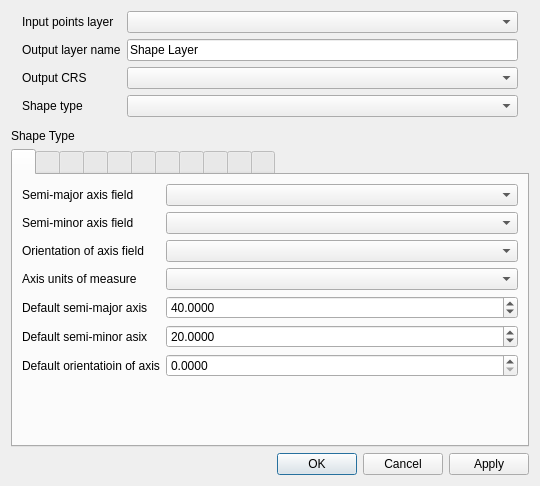
<?xml version="1.0" encoding="UTF-8"?>
<ui version="4.0">
 <class>Dialog</class>
 <widget class="QDialog" name="Dialog">
  <property name="geometry">
   <rect>
    <x>0</x>
    <y>0</y>
    <width>540</width>
    <height>484</height>
   </rect>
  </property>
  <property name="windowTitle">
   <string>Create Shapes</string>
  </property>
  <layout class="QVBoxLayout" name="verticalLayout">
   <item>
    <layout class="QFormLayout" name="formLayout">
     <property name="fieldGrowthPolicy">
      <enum>QFormLayout::AllNonFixedFieldsGrow</enum>
     </property>
     <property name="leftMargin">
      <number>11</number>
     </property>
     <property name="rightMargin">
      <number>11</number>
     </property>
     <item row="0" column="0">
      <widget class="QLabel" name="label">
       <property name="text">
        <string>Input points layer</string>
       </property>
      </widget>
     </item>
     <item row="0" column="1">
      <widget class="QgsMapLayerComboBox" name="mMapLayerComboBox"/>
     </item>
     <item row="1" column="0">
      <widget class="QLabel" name="label_3">
       <property name="text">
        <string>Output layer name</string>
       </property>
      </widget>
     </item>
     <item row="1" column="1">
      <widget class="QLineEdit" name="layerNameLineEdit">
       <property name="text">
        <string>Shape Layer</string>
       </property>
      </widget>
     </item>
     <item row="2" column="0">
      <widget class="QLabel" name="label_54">
       <property name="text">
        <string>Output CRS</string>
       </property>
      </widget>
     </item>
     <item row="2" column="1">
      <widget class="QComboBox" name="outputCRSComboBox"/>
     </item>
     <item row="3" column="0">
      <widget class="QLabel" name="label_59">
       <property name="text">
        <string>Shape type</string>
       </property>
      </widget>
     </item>
     <item row="3" column="1">
      <widget class="QComboBox" name="shapeTypeComboBox"/>
     </item>
    </layout>
   </item>
   <item>
    <spacer name="verticalSpacer_2">
     <property name="orientation">
      <enum>Qt::Vertical</enum>
     </property>
     <property name="sizeType">
      <enum>QSizePolicy::Fixed</enum>
     </property>
     <property name="sizeHint" stdset="0">
      <size>
       <width>20</width>
       <height>6</height>
      </size>
     </property>
    </spacer>
   </item>
   <item>
    <widget class="QLabel" name="label_2">
     <property name="text">
      <string>Shape Type</string>
     </property>
    </widget>
   </item>
   <item>
    <widget class="QTabWidget" name="tabWidget">
     <property name="currentIndex">
      <number>0</number>
     </property>
     <widget class="QWidget" name="ellipse">
      <attribute name="title">
       <string/>
      </attribute>
      <attribute name="toolTip">
       <string>Ellipse</string>
      </attribute>
      <layout class="QVBoxLayout" name="verticalLayout_4">
       <item>
        <layout class="QFormLayout" name="formLayout_4">
         <item row="0" column="0">
          <widget class="QLabel" name="label_7">
           <property name="text">
            <string>Semi-major axis field</string>
           </property>
          </widget>
         </item>
         <item row="1" column="0">
          <widget class="QLabel" name="label_8">
           <property name="text">
            <string>Semi-minor axis field</string>
           </property>
          </widget>
         </item>
         <item row="2" column="0">
          <widget class="QLabel" name="label_9">
           <property name="text">
            <string>Orientation of axis field</string>
           </property>
          </widget>
         </item>
         <item row="3" column="0">
          <widget class="QLabel" name="label_10">
           <property name="text">
            <string>Axis units of measure</string>
           </property>
          </widget>
         </item>
         <item row="3" column="1">
          <widget class="QComboBox" name="unitOfAxisComboBox">
           <property name="sizePolicy">
            <sizepolicy hsizetype="Expanding" vsizetype="Fixed">
             <horstretch>0</horstretch>
             <verstretch>0</verstretch>
            </sizepolicy>
           </property>
          </widget>
         </item>
         <item row="0" column="1">
          <widget class="QComboBox" name="semiMajorComboBox">
           <property name="sizePolicy">
            <sizepolicy hsizetype="Expanding" vsizetype="Fixed">
             <horstretch>0</horstretch>
             <verstretch>0</verstretch>
            </sizepolicy>
           </property>
          </widget>
         </item>
         <item row="1" column="1">
          <widget class="QComboBox" name="semiMinorComboBox">
           <property name="sizePolicy">
            <sizepolicy hsizetype="Expanding" vsizetype="Fixed">
             <horstretch>0</horstretch>
             <verstretch>0</verstretch>
            </sizepolicy>
           </property>
          </widget>
         </item>
         <item row="2" column="1">
          <widget class="QComboBox" name="orientationComboBox">
           <property name="sizePolicy">
            <sizepolicy hsizetype="Expanding" vsizetype="Fixed">
             <horstretch>0</horstretch>
             <verstretch>0</verstretch>
            </sizepolicy>
           </property>
          </widget>
         </item>
         <item row="4" column="0">
          <widget class="QLabel" name="label_24">
           <property name="text">
            <string>Default semi-major axis</string>
           </property>
          </widget>
         </item>
         <item row="5" column="0">
          <widget class="QLabel" name="label_25">
           <property name="text">
            <string>Default semi-minor asix</string>
           </property>
          </widget>
         </item>
         <item row="6" column="0">
          <widget class="QLabel" name="label_26">
           <property name="text">
            <string>Default orientatioin of axis</string>
           </property>
          </widget>
         </item>
         <item row="6" column="1">
          <widget class="QDoubleSpinBox" name="defOrientationSpinBox">
           <property name="decimals">
            <number>4</number>
           </property>
           <property name="maximum">
            <double>360.000000000000000</double>
           </property>
          </widget>
         </item>
         <item row="4" column="1">
          <widget class="QDoubleSpinBox" name="defSemiMajorSpinBox">
           <property name="decimals">
            <number>4</number>
           </property>
           <property name="maximum">
            <double>1000000000.000000000000000</double>
           </property>
           <property name="value">
            <double>40.000000000000000</double>
           </property>
          </widget>
         </item>
         <item row="5" column="1">
          <widget class="QDoubleSpinBox" name="defSemiMinorSpinBox">
           <property name="decimals">
            <number>4</number>
           </property>
           <property name="maximum">
            <double>1000000000.000000000000000</double>
           </property>
           <property name="value">
            <double>20.000000000000000</double>
           </property>
          </widget>
         </item>
        </layout>
       </item>
      </layout>
     </widget>
     <widget class="QWidget" name="lob">
      <attribute name="title">
       <string/>
      </attribute>
      <attribute name="toolTip">
       <string>Line of Bearing</string>
      </attribute>
      <layout class="QVBoxLayout" name="verticalLayout_5">
       <item>
        <layout class="QFormLayout" name="formLayout_2">
         <item row="0" column="0">
          <widget class="QLabel" name="label_12">
           <property name="text">
            <string>Azimuth/Bearing field</string>
           </property>
          </widget>
         </item>
         <item row="1" column="0">
          <widget class="QLabel" name="label_13">
           <property name="text">
            <string>Distance field</string>
           </property>
          </widget>
         </item>
         <item row="2" column="0">
          <widget class="QLabel" name="label_14">
           <property name="text">
            <string>Units of distance</string>
           </property>
          </widget>
         </item>
         <item row="4" column="0">
          <widget class="QLabel" name="label_15">
           <property name="text">
            <string>Default distance</string>
           </property>
          </widget>
         </item>
         <item row="0" column="1">
          <widget class="QComboBox" name="bearingComboBox"/>
         </item>
         <item row="1" column="1">
          <widget class="QComboBox" name="distanceComboBox"/>
         </item>
         <item row="2" column="1">
          <widget class="QComboBox" name="unitOfDistanceComboBox"/>
         </item>
         <item row="3" column="0">
          <widget class="QLabel" name="label_27">
           <property name="text">
            <string>Default azimuth/bearing</string>
           </property>
          </widget>
         </item>
         <item row="3" column="1">
          <widget class="QDoubleSpinBox" name="defaultBearingSpinBox">
           <property name="decimals">
            <number>4</number>
           </property>
           <property name="minimum">
            <double>-360.000000000000000</double>
           </property>
           <property name="maximum">
            <double>360.000000000000000</double>
           </property>
          </widget>
         </item>
         <item row="4" column="1">
          <widget class="QDoubleSpinBox" name="defaultDistanceSpinBox">
           <property name="decimals">
            <number>4</number>
           </property>
           <property name="maximum">
            <double>999999999.000000000000000</double>
           </property>
           <property name="value">
            <double>1000.000000000000000</double>
           </property>
          </widget>
         </item>
        </layout>
       </item>
      </layout>
     </widget>
     <widget class="QWidget" name="pie">
      <attribute name="title">
       <string/>
      </attribute>
      <attribute name="toolTip">
       <string>Pie Wedge</string>
      </attribute>
      <layout class="QFormLayout" name="formLayout_11">
       <item row="1" column="0">
        <widget class="QLabel" name="pieAngleField1Label">
         <property name="text">
          <string>Starting azimuth field</string>
         </property>
        </widget>
       </item>
       <item row="1" column="1">
        <widget class="QComboBox" name="pieBearingStartComboBox"/>
       </item>
       <item row="2" column="0">
        <widget class="QLabel" name="pieAngleField2Label">
         <property name="text">
          <string>Ending azimuth field</string>
         </property>
        </widget>
       </item>
       <item row="2" column="1">
        <widget class="QComboBox" name="pieBearingEndComboBox"/>
       </item>
       <item row="3" column="0">
        <widget class="QLabel" name="label_49">
         <property name="text">
          <string>Radius field</string>
         </property>
        </widget>
       </item>
       <item row="3" column="1">
        <widget class="QComboBox" name="pieDistanceComboBox"/>
       </item>
       <item row="4" column="0">
        <widget class="QLabel" name="label_50">
         <property name="text">
          <string>Radius units</string>
         </property>
        </widget>
       </item>
       <item row="4" column="1">
        <widget class="QComboBox" name="pieUnitOfDistanceComboBox"/>
       </item>
       <item row="5" column="0">
        <widget class="QLabel" name="pieDefaultAngle1Label">
         <property name="text">
          <string>Default starting azimuth</string>
         </property>
        </widget>
       </item>
       <item row="5" column="1">
        <widget class="QDoubleSpinBox" name="pieBearingStartSpinBox">
         <property name="minimum">
          <double>-360.000000000000000</double>
         </property>
         <property name="maximum">
          <double>360.000000000000000</double>
         </property>
         <property name="value">
          <double>-20.000000000000000</double>
         </property>
        </widget>
       </item>
       <item row="6" column="0">
        <widget class="QLabel" name="pieDefaultAngle2Label">
         <property name="text">
          <string>Default ending azimuth</string>
         </property>
        </widget>
       </item>
       <item row="6" column="1">
        <widget class="QDoubleSpinBox" name="pieBearingEndSpinBox">
         <property name="decimals">
          <number>4</number>
         </property>
         <property name="minimum">
          <double>-360.000000000000000</double>
         </property>
         <property name="maximum">
          <double>360.000000000000000</double>
         </property>
         <property name="value">
          <double>20.000000000000000</double>
         </property>
        </widget>
       </item>
       <item row="7" column="0">
        <widget class="QLabel" name="label_53">
         <property name="text">
          <string>Default radius</string>
         </property>
        </widget>
       </item>
       <item row="7" column="1">
        <widget class="QDoubleSpinBox" name="pieDefaultDistanceSpinBox">
         <property name="decimals">
          <number>4</number>
         </property>
         <property name="maximum">
          <double>1000000000.000000000000000</double>
         </property>
         <property name="value">
          <double>20.000000000000000</double>
         </property>
        </widget>
       </item>
       <item row="8" column="0">
        <widget class="QLabel" name="label_55">
         <property name="text">
          <string>Circle drawing segments</string>
         </property>
        </widget>
       </item>
       <item row="0" column="0">
        <widget class="QLabel" name="label_56">
         <property name="text">
          <string>Azimuth mode</string>
         </property>
        </widget>
       </item>
       <item row="0" column="1">
        <widget class="QComboBox" name="pieAzimuthModeComboBox"/>
       </item>
       <item row="8" column="1">
        <widget class="QSpinBox" name="pieDrawingSegmentsSpinBox">
         <property name="minimum">
          <number>6</number>
         </property>
         <property name="maximum">
          <number>10000</number>
         </property>
         <property name="value">
          <number>36</number>
         </property>
        </widget>
       </item>
      </layout>
     </widget>
     <widget class="QWidget" name="donut">
      <attribute name="title">
       <string/>
      </attribute>
      <attribute name="toolTip">
       <string>Donut</string>
      </attribute>
      <layout class="QFormLayout" name="formLayout_12">
       <property name="fieldGrowthPolicy">
        <enum>QFormLayout::AllNonFixedFieldsGrow</enum>
       </property>
       <item row="0" column="0">
        <widget class="QLabel" name="label_47">
         <property name="text">
          <string>Outer radius field</string>
         </property>
        </widget>
       </item>
       <item row="0" column="1">
        <widget class="QComboBox" name="donutOuterRadiusComboBox"/>
       </item>
       <item row="1" column="0">
        <widget class="QLabel" name="label_48">
         <property name="text">
          <string>Inner radius field</string>
         </property>
        </widget>
       </item>
       <item row="1" column="1">
        <widget class="QComboBox" name="donutInnerRadiusComboBox"/>
       </item>
       <item row="2" column="0">
        <widget class="QLabel" name="label_51">
         <property name="text">
          <string>Default outer radius</string>
         </property>
        </widget>
       </item>
       <item row="2" column="1">
        <widget class="QDoubleSpinBox" name="donutOuterRadiusSpinBox">
         <property name="decimals">
          <number>4</number>
         </property>
         <property name="maximum">
          <double>1000000000.000000000000000</double>
         </property>
         <property name="value">
          <double>20.000000000000000</double>
         </property>
        </widget>
       </item>
       <item row="3" column="0">
        <widget class="QLabel" name="label_52">
         <property name="text">
          <string>Default inner radius</string>
         </property>
        </widget>
       </item>
       <item row="3" column="1">
        <widget class="QDoubleSpinBox" name="donutInnerRadiusSpinBox">
         <property name="decimals">
          <number>4</number>
         </property>
         <property name="maximum">
          <double>1000000000.000000000000000</double>
         </property>
         <property name="value">
          <double>10.000000000000000</double>
         </property>
        </widget>
       </item>
       <item row="4" column="0">
        <widget class="QLabel" name="label_57">
         <property name="text">
          <string>Radius units</string>
         </property>
        </widget>
       </item>
       <item row="4" column="1">
        <widget class="QComboBox" name="unitsDonutComboBox"/>
       </item>
       <item row="5" column="0">
        <widget class="QLabel" name="label_58">
         <property name="text">
          <string>Drawing segments</string>
         </property>
        </widget>
       </item>
       <item row="5" column="1">
        <widget class="QSpinBox" name="donutDrawingSegmentsSpinBox">
         <property name="minimum">
          <number>4</number>
         </property>
         <property name="maximum">
          <number>10000</number>
         </property>
         <property name="value">
          <number>36</number>
         </property>
        </widget>
       </item>
      </layout>
     </widget>
     <widget class="QWidget" name="polygon">
      <attribute name="title">
       <string/>
      </attribute>
      <attribute name="toolTip">
       <string>Polygon</string>
      </attribute>
      <layout class="QVBoxLayout" name="verticalLayout_2">
       <item>
        <layout class="QFormLayout" name="formLayout_3">
         <item row="0" column="0">
          <widget class="QLabel" name="label_4">
           <property name="text">
            <string>Number of sides field</string>
           </property>
          </widget>
         </item>
         <item row="0" column="1">
          <widget class="QComboBox" name="sidesPolyComboBox">
           <property name="sizePolicy">
            <sizepolicy hsizetype="Expanding" vsizetype="Fixed">
             <horstretch>0</horstretch>
             <verstretch>0</verstretch>
            </sizepolicy>
           </property>
          </widget>
         </item>
         <item row="2" column="0">
          <widget class="QLabel" name="label_5">
           <property name="text">
            <string>Outer radius field</string>
           </property>
          </widget>
         </item>
         <item row="3" column="0">
          <widget class="QLabel" name="label_6">
           <property name="text">
            <string>Default number of sides</string>
           </property>
          </widget>
         </item>
         <item row="2" column="1">
          <widget class="QComboBox" name="distPolyComboBox"/>
         </item>
         <item row="3" column="1">
          <widget class="QSpinBox" name="sidesPolySpinBox">
           <property name="minimum">
            <number>3</number>
           </property>
           <property name="maximum">
            <number>25</number>
           </property>
           <property name="value">
            <number>3</number>
           </property>
          </widget>
         </item>
         <item row="4" column="0">
          <widget class="QLabel" name="label_17">
           <property name="text">
            <string>Default starting angle</string>
           </property>
          </widget>
         </item>
         <item row="4" column="1">
          <widget class="QDoubleSpinBox" name="anglePolySpinBox">
           <property name="decimals">
            <number>4</number>
           </property>
           <property name="maximum">
            <double>360.000000000000000</double>
           </property>
          </widget>
         </item>
         <item row="5" column="1">
          <widget class="QLineEdit" name="distPolyLineEdit">
           <property name="text">
            <string>40</string>
           </property>
          </widget>
         </item>
         <item row="5" column="0">
          <widget class="QLabel" name="label_11">
           <property name="text">
            <string>Default outer radius</string>
           </property>
          </widget>
         </item>
         <item row="6" column="0">
          <widget class="QLabel" name="label_18">
           <property name="text">
            <string>Distance units of measure</string>
           </property>
          </widget>
         </item>
         <item row="6" column="1">
          <widget class="QComboBox" name="distUnitsPolyComboBox"/>
         </item>
         <item row="1" column="0">
          <widget class="QLabel" name="label_16">
           <property name="text">
            <string>Starting angle field</string>
           </property>
          </widget>
         </item>
         <item row="1" column="1">
          <widget class="QComboBox" name="anglePolyComboBox"/>
         </item>
        </layout>
       </item>
      </layout>
     </widget>
     <widget class="QWidget" name="star">
      <attribute name="title">
       <string/>
      </attribute>
      <attribute name="toolTip">
       <string>Star</string>
      </attribute>
      <layout class="QVBoxLayout" name="verticalLayout_3">
       <item>
        <layout class="QFormLayout" name="formLayout_5">
         <item row="0" column="0">
          <widget class="QLabel" name="label_19">
           <property name="text">
            <string>Number of star points</string>
           </property>
          </widget>
         </item>
         <item row="0" column="1">
          <widget class="QSpinBox" name="starPointsSpinBox">
           <property name="minimum">
            <number>3</number>
           </property>
           <property name="maximum">
            <number>50</number>
           </property>
           <property name="value">
            <number>5</number>
           </property>
          </widget>
         </item>
         <item row="2" column="0">
          <widget class="QLabel" name="label_20">
           <property name="text">
            <string>Inner radius</string>
           </property>
          </widget>
         </item>
         <item row="3" column="0">
          <widget class="QLabel" name="label_21">
           <property name="text">
            <string>Outer radius</string>
           </property>
          </widget>
         </item>
         <item row="4" column="0">
          <widget class="QLabel" name="label_22">
           <property name="text">
            <string>Radius units of measure</string>
           </property>
          </widget>
         </item>
         <item row="4" column="1">
          <widget class="QComboBox" name="unitsStarComboBox"/>
         </item>
         <item row="2" column="1">
          <widget class="QDoubleSpinBox" name="innerStarRadiusSpinBox">
           <property name="decimals">
            <number>6</number>
           </property>
           <property name="minimum">
            <double>-1000000000.000000000000000</double>
           </property>
           <property name="maximum">
            <double>1000000000.000000000000000</double>
           </property>
           <property name="value">
            <double>10.000000000000000</double>
           </property>
          </widget>
         </item>
         <item row="3" column="1">
          <widget class="QDoubleSpinBox" name="outerStarRadiusSpinBox">
           <property name="decimals">
            <number>6</number>
           </property>
           <property name="minimum">
            <double>-1000000000.000000000000000</double>
           </property>
           <property name="maximum">
            <double>1000000000.000000000000000</double>
           </property>
           <property name="value">
            <double>40.000000000000000</double>
           </property>
          </widget>
         </item>
         <item row="1" column="0">
          <widget class="QLabel" name="label_23">
           <property name="text">
            <string>Starting angle</string>
           </property>
          </widget>
         </item>
         <item row="1" column="1">
          <widget class="QDoubleSpinBox" name="starStartAngleSpinBox">
           <property name="decimals">
            <number>4</number>
           </property>
           <property name="maximum">
            <double>360.000000000000000</double>
           </property>
          </widget>
         </item>
        </layout>
       </item>
      </layout>
     </widget>
     <widget class="QWidget" name="rose">
      <attribute name="title">
       <string/>
      </attribute>
      <attribute name="toolTip">
       <string>Ellipse Rose</string>
      </attribute>
      <layout class="QFormLayout" name="formLayout_6">
       <item row="0" column="0">
        <widget class="QLabel" name="label_28">
         <property name="text">
          <string>Number of petals</string>
         </property>
        </widget>
       </item>
       <item row="0" column="1">
        <widget class="QSpinBox" name="rosePetalSpinBox">
         <property name="minimum">
          <number>1</number>
         </property>
         <property name="maximum">
          <number>100</number>
         </property>
         <property name="singleStep">
          <number>1</number>
         </property>
         <property name="value">
          <number>8</number>
         </property>
        </widget>
       </item>
       <item row="2" column="0">
        <widget class="QLabel" name="label_29">
         <property name="text">
          <string>Outer radius</string>
         </property>
        </widget>
       </item>
       <item row="2" column="1">
        <widget class="QDoubleSpinBox" name="roseRadiusSpinBox">
         <property name="decimals">
          <number>4</number>
         </property>
         <property name="minimum">
          <double>0.000000000000000</double>
         </property>
         <property name="maximum">
          <double>1000000000.000000000000000</double>
         </property>
         <property name="value">
          <double>40.000000000000000</double>
         </property>
        </widget>
       </item>
       <item row="3" column="0">
        <widget class="QLabel" name="label_30">
         <property name="text">
          <string>Radius units of measure</string>
         </property>
        </widget>
       </item>
       <item row="3" column="1">
        <widget class="QComboBox" name="unitsRoseComboBox"/>
       </item>
       <item row="1" column="0">
        <widget class="QLabel" name="label_31">
         <property name="text">
          <string>Starting angle</string>
         </property>
        </widget>
       </item>
       <item row="1" column="1">
        <widget class="QDoubleSpinBox" name="roseAngleSpinBox">
         <property name="decimals">
          <number>4</number>
         </property>
         <property name="minimum">
          <double>-360.000000000000000</double>
         </property>
         <property name="maximum">
          <double>360.000000000000000</double>
         </property>
        </widget>
       </item>
      </layout>
     </widget>
     <widget class="QWidget" name="hypocycloid">
      <attribute name="title">
       <string/>
      </attribute>
      <attribute name="toolTip">
       <string>Hypocycloid</string>
      </attribute>
      <layout class="QFormLayout" name="formLayout_7">
       <item row="0" column="0">
        <widget class="QLabel" name="label_32">
         <property name="text">
          <string>Number of cusps</string>
         </property>
        </widget>
       </item>
       <item row="0" column="1">
        <widget class="QSpinBox" name="cyclodeCuspsSpinBox">
         <property name="minimum">
          <number>3</number>
         </property>
         <property name="maximum">
          <number>25</number>
         </property>
         <property name="value">
          <number>4</number>
         </property>
        </widget>
       </item>
       <item row="2" column="0">
        <widget class="QLabel" name="label_33">
         <property name="text">
          <string>Outer radius</string>
         </property>
        </widget>
       </item>
       <item row="2" column="1">
        <widget class="QDoubleSpinBox" name="cyclodeRadiusSpinBox">
         <property name="decimals">
          <number>4</number>
         </property>
         <property name="maximum">
          <double>1000000000.000000000000000</double>
         </property>
         <property name="value">
          <double>40.000000000000000</double>
         </property>
        </widget>
       </item>
       <item row="3" column="0">
        <widget class="QLabel" name="label_34">
         <property name="text">
          <string>Radius units of measure</string>
         </property>
        </widget>
       </item>
       <item row="3" column="1">
        <widget class="QComboBox" name="unitsCyclodeComboBox"/>
       </item>
       <item row="1" column="0">
        <widget class="QLabel" name="label_40">
         <property name="text">
          <string>Starting angle</string>
         </property>
        </widget>
       </item>
       <item row="1" column="1">
        <widget class="QDoubleSpinBox" name="cyclodeAngleSpinBox">
         <property name="decimals">
          <number>4</number>
         </property>
         <property name="minimum">
          <double>-360.000000000000000</double>
         </property>
         <property name="maximum">
          <double>360.000000000000000</double>
         </property>
        </widget>
       </item>
      </layout>
     </widget>
     <widget class="QWidget" name="foil">
      <attribute name="title">
       <string/>
      </attribute>
      <attribute name="toolTip">
       <string>Polyfoil</string>
      </attribute>
      <layout class="QFormLayout" name="formLayout_8">
       <item row="0" column="0">
        <widget class="QLabel" name="label_35">
         <property name="text">
          <string>Number of lobes</string>
         </property>
        </widget>
       </item>
       <item row="0" column="1">
        <widget class="QSpinBox" name="foilLobesSpinBox">
         <property name="minimum">
          <number>3</number>
         </property>
         <property name="maximum">
          <number>25</number>
         </property>
         <property name="singleStep">
          <number>1</number>
         </property>
         <property name="value">
          <number>5</number>
         </property>
        </widget>
       </item>
       <item row="2" column="0">
        <widget class="QLabel" name="label_36">
         <property name="text">
          <string>Outer radius</string>
         </property>
        </widget>
       </item>
       <item row="2" column="1">
        <widget class="QDoubleSpinBox" name="foilRadiusSpinBox">
         <property name="decimals">
          <number>4</number>
         </property>
         <property name="maximum">
          <double>1000000000.000000000000000</double>
         </property>
         <property name="value">
          <double>40.000000000000000</double>
         </property>
        </widget>
       </item>
       <item row="3" column="0">
        <widget class="QLabel" name="label_37">
         <property name="text">
          <string>Radius units of measure</string>
         </property>
        </widget>
       </item>
       <item row="3" column="1">
        <widget class="QComboBox" name="unitsFoilComboBox"/>
       </item>
       <item row="1" column="0">
        <widget class="QLabel" name="label_41">
         <property name="text">
          <string>Starting angle</string>
         </property>
        </widget>
       </item>
       <item row="1" column="1">
        <widget class="QDoubleSpinBox" name="foilAngleSpinBox">
         <property name="decimals">
          <number>4</number>
         </property>
         <property name="minimum">
          <double>-360.000000000000000</double>
         </property>
         <property name="maximum">
          <double>360.000000000000000</double>
         </property>
        </widget>
       </item>
      </layout>
     </widget>
     <widget class="QWidget" name="epicycloid">
      <attribute name="title">
       <string/>
      </attribute>
      <attribute name="toolTip">
       <string>Epicycloid</string>
      </attribute>
      <layout class="QFormLayout" name="formLayout_10">
       <item row="0" column="0">
        <widget class="QLabel" name="label_43">
         <property name="text">
          <string>Number of lobes</string>
         </property>
        </widget>
       </item>
       <item row="0" column="1">
        <widget class="QSpinBox" name="epicyclodeLobesSpinBox">
         <property name="minimum">
          <number>1</number>
         </property>
         <property name="maximum">
          <number>50</number>
         </property>
         <property name="value">
          <number>3</number>
         </property>
        </widget>
       </item>
       <item row="1" column="0">
        <widget class="QLabel" name="label_44">
         <property name="text">
          <string>Starting angle</string>
         </property>
        </widget>
       </item>
       <item row="2" column="0">
        <widget class="QLabel" name="label_45">
         <property name="text">
          <string>Radius</string>
         </property>
        </widget>
       </item>
       <item row="1" column="1">
        <widget class="QDoubleSpinBox" name="epicyclodeAngleSpinBox">
         <property name="decimals">
          <number>4</number>
         </property>
         <property name="maximum">
          <double>360.000000000000000</double>
         </property>
        </widget>
       </item>
       <item row="3" column="0">
        <widget class="QLabel" name="label_46">
         <property name="text">
          <string>Radius units of measure</string>
         </property>
        </widget>
       </item>
       <item row="2" column="1">
        <widget class="QDoubleSpinBox" name="epicyclodeRadiusSpinBox">
         <property name="decimals">
          <number>4</number>
         </property>
         <property name="maximum">
          <double>1000000000.000000000000000</double>
         </property>
         <property name="value">
          <double>40.000000000000000</double>
         </property>
        </widget>
       </item>
       <item row="3" column="1">
        <widget class="QComboBox" name="unitsEpicyclodeComboBox"/>
       </item>
      </layout>
     </widget>
     <widget class="QWidget" name="heart">
      <attribute name="title">
       <string/>
      </attribute>
      <attribute name="toolTip">
       <string>Heart</string>
      </attribute>
      <layout class="QFormLayout" name="formLayout_9">
       <item row="1" column="0">
        <widget class="QLabel" name="label_38">
         <property name="text">
          <string>Maximum radius</string>
         </property>
        </widget>
       </item>
       <item row="1" column="1">
        <widget class="QDoubleSpinBox" name="heartSizeSpinBox">
         <property name="decimals">
          <number>4</number>
         </property>
         <property name="maximum">
          <double>1000000000.000000000000000</double>
         </property>
         <property name="value">
          <double>40.000000000000000</double>
         </property>
        </widget>
       </item>
       <item row="2" column="0">
        <widget class="QLabel" name="label_39">
         <property name="text">
          <string>Units of measure</string>
         </property>
        </widget>
       </item>
       <item row="2" column="1">
        <widget class="QComboBox" name="unitsHeartComboBox"/>
       </item>
       <item row="0" column="0">
        <widget class="QLabel" name="label_42">
         <property name="text">
          <string>Starting angle</string>
         </property>
        </widget>
       </item>
       <item row="0" column="1">
        <widget class="QDoubleSpinBox" name="heartAngleSpinBox">
         <property name="decimals">
          <number>4</number>
         </property>
         <property name="minimum">
          <double>-360.000000000000000</double>
         </property>
         <property name="maximum">
          <double>360.000000000000000</double>
         </property>
        </widget>
       </item>
      </layout>
     </widget>
    </widget>
   </item>
   <item>
    <spacer name="verticalSpacer">
     <property name="orientation">
      <enum>Qt::Vertical</enum>
     </property>
     <property name="sizeHint" stdset="0">
      <size>
       <width>20</width>
       <height>40</height>
      </size>
     </property>
    </spacer>
   </item>
   <item>
    <widget class="QDialogButtonBox" name="buttonBox">
     <property name="orientation">
      <enum>Qt::Horizontal</enum>
     </property>
     <property name="standardButtons">
      <set>QDialogButtonBox::Apply|QDialogButtonBox::Cancel|QDialogButtonBox::Ok</set>
     </property>
    </widget>
   </item>
  </layout>
 </widget>
 <customwidgets>
  <customwidget>
   <class>QgsMapLayerComboBox</class>
   <extends>QComboBox</extends>
   <header>qgis.gui</header>
  </customwidget>
 </customwidgets>
 <resources/>
 <connections>
  <connection>
   <sender>buttonBox</sender>
   <signal>accepted()</signal>
   <receiver>Dialog</receiver>
   <slot>accept()</slot>
   <hints>
    <hint type="sourcelabel">
     <x>248</x>
     <y>254</y>
    </hint>
    <hint type="destinationlabel">
     <x>157</x>
     <y>274</y>
    </hint>
   </hints>
  </connection>
  <connection>
   <sender>buttonBox</sender>
   <signal>rejected()</signal>
   <receiver>Dialog</receiver>
   <slot>reject()</slot>
   <hints>
    <hint type="sourcelabel">
     <x>316</x>
     <y>260</y>
    </hint>
    <hint type="destinationlabel">
     <x>286</x>
     <y>274</y>
    </hint>
   </hints>
  </connection>
 </connections>
</ui>
